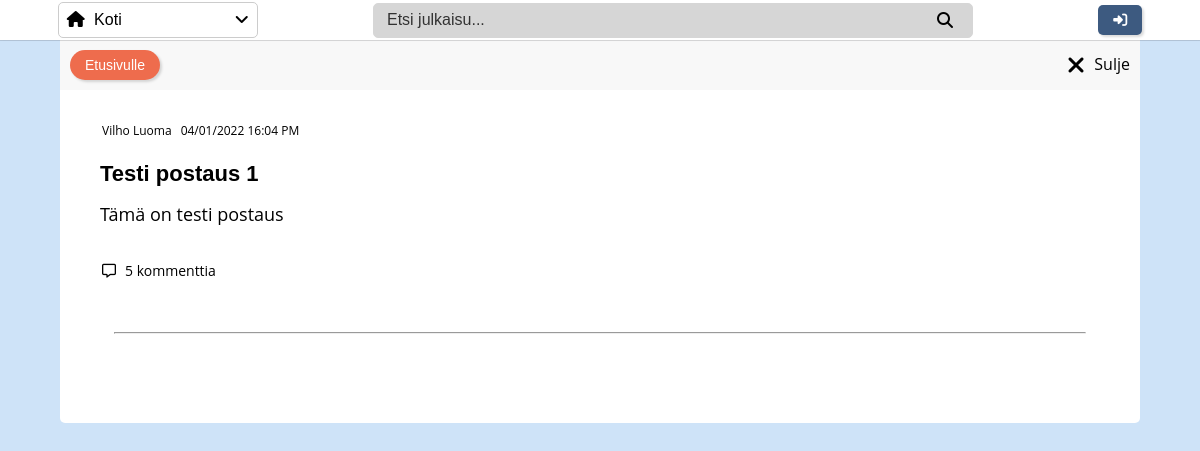
Page /view.php?room=401 on the committed database.
### tables this page shows
CREATE TABLE `posts` (
  `post_id` int(11) NOT NULL,
  `name` varchar(60) NOT NULL,
  `email` varchar(60) NOT NULL,
  `user_id` int(11) NOT NULL,
  `date` datetime NOT NULL,
  `category` varchar(50) NOT NULL,
  `title` varchar(50) NOT NULL,
  `topic` mediumtext NOT NULL
);

### includes/autoload-classes.php (called while the page is built, shortened)
<?php
function AutoLoader($className) {
    $path = "classes/";
    $ext = "-classes.php";
    $fullPath = $path . $className . $ext;
}
?>

### classes/database.php (called while the page is built)
<?php
class Dbh {
    public function connect() {
        try {
            $username = "root";
            $password = "";
            $dbh = new PDO('mysql:host=localhost;dbname=e2000693_Harkka', $username, $password);
            $dbh->setAttribute(PDO::ATTR_ERRMODE, PDO::ERRMODE_EXCEPTION);
            return $dbh;
        } catch(PDOException $e) {
            echo "Tietokannan yhdistämisessä virhe :(" . $e->getMessage();
            die();
        }
    }
}
?>

### classes/PostedContent-classes.php (called while the page is built, shortened)
<?php
class PostedContent extends Dbh
{
    public function GetPostByCurrentRoomID($roomNum){
        $stmt = $this->connect()->prepare("SELECT * FROM posts WHERE post_id = ? ORDER BY date DESC;");
        if(!$stmt->execute(array($roomNum))){
            $stmt = null;
            header("location: login.php?error=stmtfailed");
            exit();
        }
        $allPosts = $stmt->fetchAll(PDO::FETCH_ASSOC);
        return $allPosts;
    }
    public function getAllComments($roomNum){
        $stmt = $this->connect()->prepare("SELECT
                                            (SELECT COUNT(*) FROM comments WHERE post_id = ?)
                                            +
                                            (SELECT COUNT(*) FROM replies WHERE post_id = ?)
                                            as comment_amount
                                            ");
        if(!$stmt->execute(array($roomNum, $roomNum))){
            $stmt = null;
            header("location: login.php?error=stmtfailed");
            exit();
        }
        $allComments = $stmt->fetch(PDO::FETCH_ASSOC);
        return $allComments;
    }
}
?>

### view.php (the view, shortened to what this page needs)
<?php
require_once 'classes/database.php';
require_once 'includes/autoload-classes.php';
require_once "includes/header.php";
$roomNum = $_GET['room'];
$objPost = new PostedContent();
$NumOfComments = $objPost->getAllComments($roomNum);
$currentRoom = $objPost->GetPostByCurrentRoomID($roomNum);
?>
<body>
    <div class="search-toolbar">
        <div class="dropdown">
            <button onclick="myFunction()" class="dropbtn">
                <div class="drop-icons"><i class="fa fa-home" aria-hidden="true" style="margin-right: 5px;"></i> Koti</div> <i class="fas fa-angle-down"></i>
            </button>
        </div>
        <div class="search">
        <i class="fa fa-search" aria-hidden="true" style="position: absolute; z-index: 1; right: 20px;"></i>
            <input type="text" id="post-search" placeholder="Etsi julkaisu...">
        </div>
        <div class="buttons">
            <?php if (isset($_SESSION['userid'])) {
                echo '<a href="logout.php"><button class="logout"><i class="fas fa-sign-out-alt"></i></button></a>';
            } else {
                echo '<a href="login.php"><button class="logout"><i class="fa fa-sign-in" aria-hidden="true"></i></button></a>';
            }
            ?>
        </div>
    </div>
    <div class="all-comments">
        <div class="edit-toolbar">
            <a href="home.php?show=Etusivu"><button class="profile-back" style="margin-bottom: 0; margin-left: 10px;">Etusivulle</button></a>
            <?php
            if (isset($_GET['edit'])) {
                echo '<a href="view.php?room=' . $roomNum . '" class="close-view" style="margin-right: 20px;""><i class="fas fa-times"></i></a><a href="view.php?room=' . $roomNum . '" class="edit-toolbar-close">Peruuta</a>';
            } else {
                echo '<a href="home.php?show=Etusivu" class="close-view"><i class="fas fa-times"></i></a><a href="home.php?show=Etusivu" class="edit-toolbar-close">Sulje</a>';
            }
            ?>
        </div>
        <div class="room-header">
            <div class='date-and-post' style='margin-left: 0;'>
                <div class='date'>
                    <a href="profile.php?user=<?php echo $currentRoom[0]['user_id'] ?> " class="username"><?php echo $currentRoom[0]['name'] ?> </a>
                    <p><?php $mysqldate = strtotime($currentRoom[0]['date']);
                        $phpdate = date('d/m/Y G:i A', $mysqldate);
                        echo $phpdate; ?>
                    </p>
                </div>
                <h1 class='room-header-h1'><?php echo $currentRoom[0]['title']; ?></h1>
                <div class='room-header-p'><?php echo $currentRoom[0]['topic']; ?> </div>
            </div>
            <div class='post-toolbar'>
                <i class='far fa-comment-alt'></i>
                <?php $commentAmount = $NumOfComments['comment_amount'];
                echo "<p class='comment-amount'>" . $NumOfComments['comment_amount'] . " kommenttia</p>";
                ?>
            </div>
        </div>
        <div class="discussion-section">
            <div class="comment-form">
            </div>
            <span class="post-hr" id="#commentsection">
                <hr>
            </span>
            <div class="comment-container">
            </div>
        </div>
    </div>
</body>

### styles.css (style rules this page uses)
* { margin: 0; padding: 0; box-sizing: border-box; text-decoration: none; }
p, a { font-family: 'Open Sans', Arial, sans-serif; }
h1 { font-family:Arial, Helvetica, sans-serif; }
body, html { background-color: #CEE3F8; height: 100%; }
.all-comments { position: relative; display: flex; flex-direction: column; justify-content: center; align-items: center; top: 90px; width: 100%; }
.buttons { display: flex; justify-content: center; align-items: center; }
.comment-form { display: flex; align-items: center; width: 100%; padding: 40px; padding-top: 0; }
.search-toolbar { width: 100%; height: 40px; background-color: #fff; display: flex; justify-content: space-around; align-items: center; z-index: 99999; position: fixed; top: 0; box-shadow: rgba(0, 0, 0, 0.02) 0px 1px 3px 0px, rgba(27, 31, 35, 0.15) 0px 0px 0px 1px; }
.search { width: 50%; display: flex; align-items: center; position: relative; cursor: pointer; height: 40px; }
.search input { height: 35px; width: 100%; border: 1px solid #ccc; padding: 0 13px; font-size: 16px; border-radius: 5px; outline: none; opacity: .8; pointer-events: none; background-color: #ccc; }
.search input::placeholder { color: black; }
.profile-back { font-size: 14px; font-weight: 500; padding: 7px 15px; background: #ee6c4d; border-radius: 20px; cursor: pointer; border: 0; box-shadow: rgba(0, 0, 0, 0.15) 1.95px 1.95px 2.6px; display: block; color: #fff; margin-bottom: 10px; display: flex; justify-content: center; align-items: center; }
.logout { color: #fff; font-size: 14px; font-weight: 500; padding: 7px 15px; background: #3d5a80; border-radius: 5px; cursor: pointer; border: 0; box-shadow: rgba(0, 0, 0, 0.15) 1.95px 1.95px 2.6px; margin-left: 10px; }
.room-header { display: flex; flex-direction: column; justify-content: space-between; background-color: #fff; padding: 30px 40px 10px 40px; width: 800px; position: relative; }
.post-hr { border: 0; height: 1px; background: #333; width: 90%; background-image: linear-gradient(to right, #ccc, #333, #ccc); margin-bottom: 50px; }
.comment-container { width: 100%; padding: 40px; padding-top: 0; }
.room-header-h1 { font-size: 22px; margin-bottom: 15px; }
.room-header-p { font-size: 18px; overflow-wrap: break-word; margin-bottom: 3px; }
.room-header-p p { font-family: 'Open Sans', Arial, sans-serif !important; }
.post-toolbar { display: flex; align-items: center; font-size: 14px; margin-top: 30px; }
.post-toolbar i { margin-right: 5px; padding: 2px; }
.post-toolbar p { padding: 2px; border-radius: 3px; }
.date-and-post { display: flex; flex-direction: column; justify-content: space-between; align-self: flex-start; width: 100%; }
.edit-toolbar { width: 800px; height: 50px; background-color: #F8F8F8; position: fixed; top: 40px; z-index: 995; color: black; display: flex; align-items: center; }
.edit-toolbar-close { position: absolute; right: 10px; top: 13px; color: black; }
.close-view { color: black; position: absolute; top: 8px; right: 55px; font-size: 24px; }
.date { margin-right: 15px; text-align: left; display: flex; margin-bottom: 20px; font-size: 12px; }
.date p { padding: 2px; }
.username { margin-right: 5px; font-weight: 500; font-size: 12px; color: black; padding: 2px; border-radius: 3px; }
.discussion-section { display: flex; justify-content: center; align-items: center; flex-direction: column; width: 800px; background-color: #fff; margin-bottom: 20px; border-bottom-left-radius: 5px; border-bottom-right-radius: 5px; }
.dropbtn { background-color: #fff; color: black; font-weight: 500; padding: 8px; font-size: 16px; border: none; cursor: pointer; width: 200px; display: flex; justify-content: space-between; border: 1px solid #ccc; border-radius: 5px; }
.drop-icons { pointer-events: none; }
.dropbtn i { pointer-events: none; }
.dropdown { position: relative; display: inline-block; }
@media screen and (max-device-width: 56.25em) { .edit-toolbar { width: 90%; } }
@media screen and (max-device-width: 56.25em) { .room-header { width: 90%; } }
@media screen and (max-device-width: 56.25em) { .discussion-section { width: 90%; } }

### rows in the picture
posts: name "Vilho Luoma", date "04/01/2022 16:04 PM", title "Testi postaus 1", topic "Tämä on testi postaus"

### other values in the picture
$NumOfComments['comment_amount'] "5"
